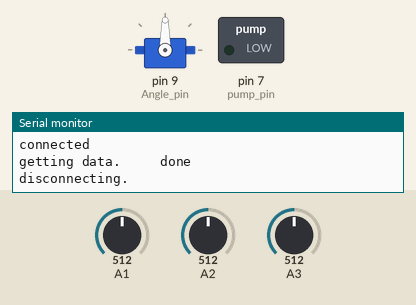
The sketch below on a simulated Arduino Uno, built with avr-gcc and run on an emulated ATmega328P. On the bench: servo, switched loads named in the sketch (green lamp = pin HIGH), the last lines printed to the serial monitor. Inputs (shaded band) come from the test bench; at power-on: A1 = 512, A2 = 512, A3 = 512. WiFi joins after 1.5 s; servers stay silent unless stated; uploads are accepted with an empty reply.

Above: at 8.6 s.
8.7 s: A1 set to 738
11.4 s: A1 set to 768
At 12.3 s:
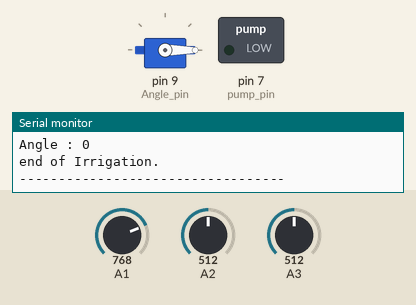
14.1 s: A2 set to 760
16.8 s: A3 set to 742
19.5 s: A3 set to 763
Timing chart, 0 to 22.5 s (numbered marks = the images above; inputs shaded):
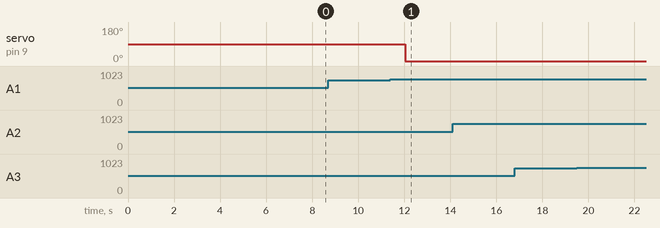

The sketch:

system.ino
```cpp
#include <Servo.h>
#include <SPI.h>
#include <Ethernet.h>

Servo watering_angle;

#define Angle_pin 9
#define limitofwatering 750
#define pump_pin 7
#define delay_time 60000

char sensor_pin[4]={A0,1,2,3};
int sensor_value[4];
int angle[4]={0,0,0,0};//from web
unsigned long previos_time[4]={0,0,0,0};
unsigned long watering_time[4]={0,0,0,0};//from web
int plant_id[4]={0,17,9,6} ;//from web

// Enter a MAC address for your controller below.
// Newer Ethernet shields have a MAC address printed on a sticker on the shield
byte mac[] = { 0xDE, 0xAD, 0xBE, 0xEF, 0xFE, 0xED };
// if you don't want to use DNS (and reduce your sketch size)
// use the numeric IP instead of the name for the server:
//IPAddress server(74,125,232,128);  // numeric IP for Google (no DNS)
char server[] = "watechno.host22.com";    // name address for Google (using DNS)

String dataLocation = "GET /plants/add_data.php?id="; //for data base

String dataLocation2 = "GET /plants/get_plants_arduino.php";//from data base

// Set the static IP address to use if the DHCP fails to assign
IPAddress ip(192, 168, 0, 170);//from switch

// Initialize the Ethernet client library
// with the IP address and port of the server
// that you want to connect to (port 80 is default for HTTP):
EthernetClient client;

//////////////////////////////////////////////


void setup() {
  // Open serial communications and wait for port to open:
  Serial.begin(9600);
  Serial.println("Starting ...");

  watering_angle.attach(Angle_pin);

  pinMode(pump_pin,OUTPUT); //digital pin
  delay(500);
  Serial.println("Ethernet connection ...");
  // start the Ethernet connection:
  if (Ethernet.begin(mac) == 0) {
    Serial.println("Failed to configure Ethernet using DHCP");
    // no point in carrying on, so do nothing forevermore:
    // try to congifure using IP address instead of DHCP:
    Ethernet.begin(mac, ip);
  }
  // give the Ethernet shield a second to initialize:
  delay(1000);

  // if you get a connection, report back via serial:
  if (client.connect(server, 80)) {
    Serial.println("connected");
    // Make a HTTP request:
    delay(10);
    get_data();
  delay(10);
  }
  else {
    // kf you didn't get a connection to the server:
    Serial.println("connection failed");
    }

}
void loop()
{
  for (int i=1 ; i<4 ;i++){
    sensor_value[i] = analogRead(sensor_pin[i]);
    delay(50);
    if(sensor_value[i] > limitofwatering)
     if((millis() - previos_time[i] > delay_time) || previos_time[i]==0){
       previos_time[i] = millis();
       Serial.print("plant ID:   ");
       Serial.println(plant_id[i]);
       Serial.print("Angle : ");
       Serial.println(angle[i]);
       Serial.print("analog : ");
       Serial.println(sensor_pin[i]);
       Serial.println( sensor_value[i]);

       senddata(i);
       watring(i);
       Serial.println("----------------------------------");
      }
    }
 delay(2000);

}

////////////////////////////////// watring ///////////////////////////////
void watring(int plant_number){
Serial.println("Irrigation ...");
Serial.print("plant number:   ");
Serial.println(plant_number);
Serial.print("Angle : ");
Serial.println(angle[plant_number]);
delay(1);
watering_angle.write(angle[plant_number]);
digitalWrite(pump_pin,HIGH);
delay(watering_time[plant_number]*1000);//seconds
digitalWrite(pump_pin,LOW);
Serial.println("end of Irrigation.");
}


/////////////////////////send data ///////////////////////////////////

void senddata(int plant_number){

  Serial.println("connecting...");
  // if you get a connection, report back via serial:
  if (client.connect(server, 80)) {
    Serial.println("connected");
    // Make a HTTP request:
    client.print(dataLocation);
    client.print(plant_id[plant_number]);
    client.println(" HTTP/1.1");
    client.println("Host: watechno.host22.com");
    client.println("Connection: close");
    client.println();
    delay(5);
  }
  else {
    // kf you didn't get a connection to the server:
    Serial.println("connection failed");
  }
  // if there are incoming bytes available
  // from the server, read them and print them:
  if (client.available()) {
    char c = client.read();
    Serial.print(c);
  }

  // if the server's disconnected, stop the client:
  if (client.connected()) {
    Serial.println();
    Serial.println("disconnecting.");
    client.stop();
    }
}

//////////////////// get data //////////////////////////////////


void get_data(){
  //HTTP Protocol
    client.println(dataLocation2 + " HTTP/1.1");
    client.println("Host: watechno.host22.com");
    client.println("Connection: close");
    client.println();
    delay(2000);
   if(Read_data("text/html" ,2000)){

    Serial.println("Getting data ...");

    Read_data( "\"id\":\"" ,2000);
    plant_id[1] = Read_data_to('"');
    Serial.print("plant_id[1]\t\t");
    Serial.println(plant_id[1]);
    Read_data( "watering_time\":\"" ,2000);
    watering_time[1] = Read_data_to('"');
    Serial.print("watering_time[1]:\t");
    Serial.println(watering_time[1]);
    Read_data( "_angle\":\"" ,2000);
    angle[1] = Read_data_to('\"');
    Serial.print("watering_angle[1]:\t");
    Serial.println(angle[1]);

     Read_data( "\"id\":\"" ,2000);
    plant_id[2] = Read_data_to('"');
    Serial.print("plant_id[2]\t\t");
    Serial.println(plant_id[2]);
    Read_data( "watering_time\":\"" ,2000);
    watering_time[2] = Read_data_to('"');
    Serial.print("watering_time[2]:\t");
    Serial.println(watering_time[2]);
    Read_data( "_angle\":\"" ,2000);
    angle[2] = Read_data_to('\"');
    Serial.print("watering_angle[2]:\t");
    Serial.println(angle[2]);

    Read_data( "\"id\":\"" ,2000);
    plant_id[3] = Read_data_to('"');
    Serial.print("plant_id[3]\t\t");
    Serial.println(plant_id[3]);

    Read_data( "watering_time\":\"" ,2000);
    watering_time[3] = Read_data_to('"');
    Serial.print("watering_time[3]:\t");
    Serial.println(watering_time[3]);

    Read_data( "watering_angle\":\"" ,2000);
    angle[3] = Read_data_to( '\"');
    Serial.print("watering_angle[3]:\t");
    Serial.println(angle[3]);
    }
    Serial.print("getting data.\t\t done");
    while( client.available() > 0) client.read();    // Clean the input buffer

  delay(100);
  // if the server's disconnected, stop the client:
  if (!client.connected()) {
    Serial.println();
    Serial.println("disconnecting.");
    client.stop();
    }
}


int8_t Read_data ( char* expected_answer1, unsigned int timeout){

    uint8_t x=0,  answer=0;
    char response[200];
    unsigned long previous;
    memset(response, '\0', 200);    // Initialize the string
    delay(100);
      x = 0;
    previous = millis();
    // this loop waits for the answer
    do{
        if(client.available() != 0){
            response[x]= client.read();
     //        Serial.print(response[x]);
            delayMicroseconds(500);
             x++;
            // check if the desired answer is in the response of the module
            if (strstr(response, expected_answer1) != NULL)
            {
                answer = 1;
            }
        }
        // Waits for the asnwer with time out
    }
    while((answer == 0) && ((millis() - previous) < timeout));

    return answer;
}

int16_t Read_data_to( char to_char){
   String str =String("");
   while( client.available()){
    char c = client.read();
//  Serial.print(c);
    delay(2);
   if(c == to_char)break;
    str += c;

   }

   return str.toInt();
 }
```

Measured:
- the behaviour switches between 750 and 751 on A1 (found by bisection; images 0 and 1)
- after the input at 8.7 s, every drawn part: stays the same
- after the input at 11.4 s, servo on pin 9 (Angle_pin): 90° → 0° after 0.64 s
- after the input at 16.8 s, every drawn part: stays the same
